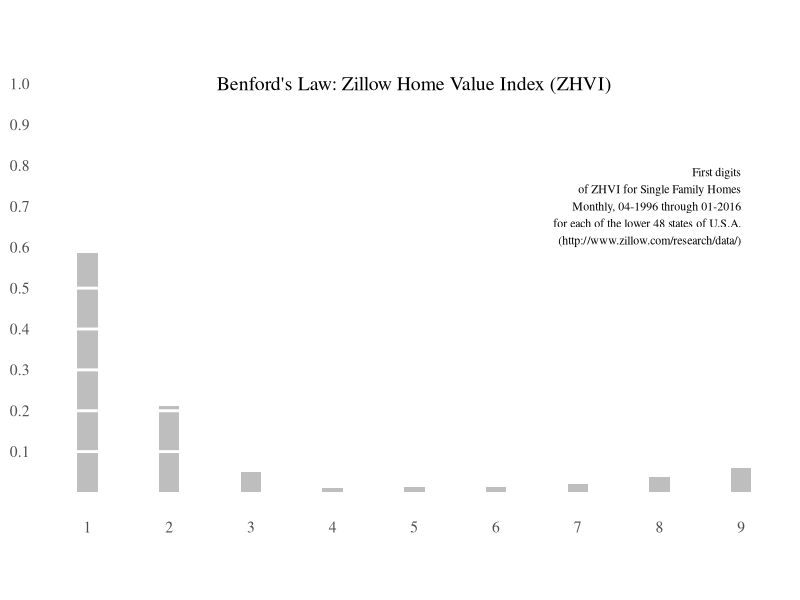

The R script that drew this image:
# Data source: http://www.zillow.com/research/data/
# Much inspiration from R Tufte Graph examples (http://motioninsocial.com/tufte/)
# Requires ggplot2 and ggthemes

library(ggplot2)
library(ggthemes)

data<-read.csv("State_Zhvi_SingleFamilyResidence.csv")
only_nums<-rep(NA, dim(data)[1] * (dim(data)[2]-3))
first_digit<-rep(NA, length(only_nums))

k<-0
for(i in 1:dim(data)[1]){
  for(j in 4:dim(data)[2]){
    k<-k+1
    only_nums[k]<-data[i, j]
    first_digit[k]<-as.numeric(head(strsplit(as.character(data[i, j]),"")[[1]],n=1))
  }
}

x<-c("1", "2", "3", "4", "5", "6", "7", "8", "9")
y<-rep(0, 9)

for(i in 1:9){
  y[i]<-length(which(first_digit==i))
}
total<-sum(y)
for(i in 1:9){
  y[i]<- y[i]/total
}
df<-data.frame(x, y)

ggplot(df, aes(x=x, y=y)) + theme_tufte(base_size=14, ticks=F) +
  geom_bar(width=0.25, fill="gray", stat = "identity") +  theme(axis.title=element_blank()) +
  scale_y_continuous(breaks=seq(.1, 1, .1)) + 
  geom_hline(yintercept=seq(.1, 1, .1), col="white", lwd=1) +
  coord_fixed(ratio=5) +
  annotate("text", x=5, y=1, size=5, family="serif",
           label=c("Benford's Law: Zillow Home Value Index (ZHVI)")) +
  annotate("text", x = 9, y = .7, size=3, adj=1, family="serif",
           label = c("First digits
                     of ZHVI for Single Family Homes
                     Monthly, 04-1996 through 01-2016
                     for each of the lower 48 states of U.S.A.
                     (http://www.zillow.com/research/data/)"))

